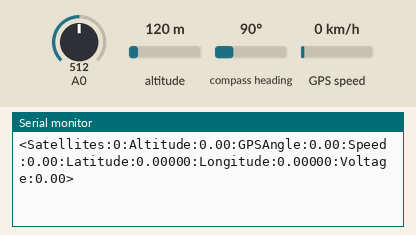
A sketch run on a simulated Arduino Uno, built with avr-gcc and run on an emulated ATmega328P. Shown: the last lines printed to the serial monitor. The test bench sets the inputs (shaded band); at power-on: altitude 120 m, A0 = 512, compass heading 90°, GPS speed 0 km/h. The GPS gets a fix after 3 s at 37.7749, -122.4194 with 8 satellites.

Above: at 2.2 s.
2.3 s: altitude set to 20 m
At 3.5 s:
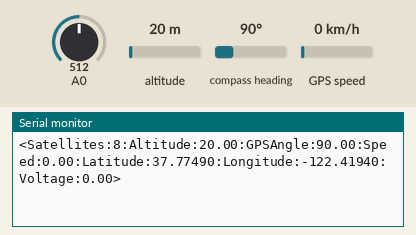
3.8 s: A0 set to 716
At 4.8 s:
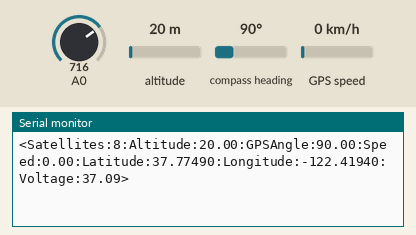
5.3 s: compass heading set to 7°
At 6.5 s:
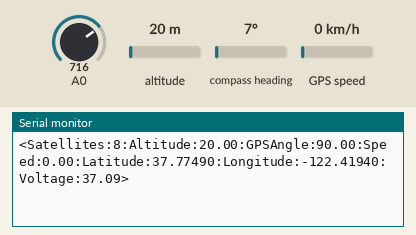
6.8 s: GPS speed set to 2 km/h
At 8.2 s:
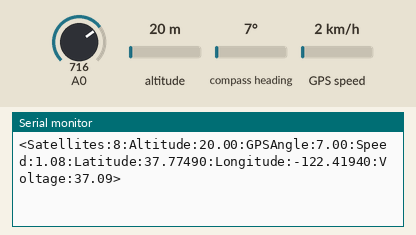
8.3 s: A0 set to 992
At 9.6 s:
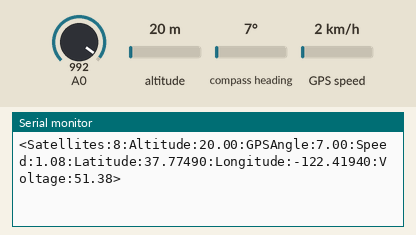
Timing chart, 0 to 10.8 s (numbered marks = the images above; inputs shaded):
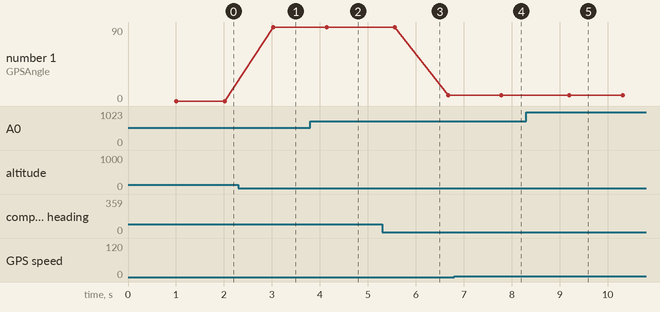

The sketch:

SerialCommunicationBaseStation.ino
```cpp
// SerialCommunicationBaseStation.ino

// This class handles the NMEA sentences from the GPS, reads the voltage
// of the batteries, builds a string of all the data and sends it as a
// byte array over serial.

#include <Adafruit_GPS.h> // Adafruit GPS library
#include <SoftwareSerial.h> // Software serial library

SoftwareSerial mySerial(3, 2); // GPS connection

//HardwareSerial mySerial = Serial1;

Adafruit_GPS GPS(&mySerial);

#define GPSECHO false
#define NUM_SAMPLES 10

int sum = 0;                    // sum of samples taken
unsigned char sample_count = 0; // current sample number
float voltage = 0.0;            // calculated voltage
float calibratedVoltage = 0.0;

boolean usingInterrupt = false;
void useInterrupt(boolean); // Func prototype keeps Arduino 0023 happy
String data[14];


void setup()
{

  Serial.begin(115200);
  Serial.println("<GPS:0>");

  GPS.begin(9600);

  GPS.sendCommand(PMTK_SET_NMEA_OUTPUT_RMCGGA);

  // Set the update rate
  GPS.sendCommand(PMTK_SET_NMEA_UPDATE_1HZ);   // 1 Hz update rate
  GPS.sendCommand(PGCMD_ANTENNA);

  useInterrupt(true);

  delay(1000);
  mySerial.println(PMTK_Q_RELEASE);
}


SIGNAL(TIMER0_COMPA_vect) {
  char c = GPS.read();

#ifdef UDR0
  if (GPSECHO)
    if (c) UDR0 = c;
#endif
}

void useInterrupt(boolean v) {
  if (v) {

    OCR0A = 0xAF;
    TIMSK0 |= _BV(OCIE0A);
    usingInterrupt = true;
  } else {
    TIMSK0 &= ~_BV(OCIE0A);
    usingInterrupt = false;
  }
}

// Collects all data to one string.
void sendDataOverSerial(String data[14])
{
  String dataString = "";
  dataString = String("<");


  for (byte i = 0; i < 14; i++)
  {
    dataString = String(dataString + data[i]);
    if (i < 14 - 1)
    {
      dataString = String(dataString + ":");
    }
  }
  dataString = String(dataString + ">");
  Serial.println(dataString);
  delay(1000);
}


// places data value to correct key.
void setToByteArray()
{
  data[0] = "Satellites";
  data[1] = String(GPS.satellites);
  data[2] = "Altitude";
  data[3] = String(GPS.altitude);
  data[4] = "GPSAngle";
  data[5] = String(GPS.angle);
  data[6] = "Speed";
  data[7] = String(GPS.speed);
  data[8] = "Latitude";
  data[9] = String(GPS.latitudeDegrees , 5);
  data[10] = "Longitude";
  data[11] = String(GPS.longitudeDegrees, 5);
  data[12] = "Voltage";
  data[13] = String(calibratedVoltage);
}

uint32_t timer = millis();
void loop()                     // run over and over again
{
  if (! usingInterrupt)
  {
    char c = GPS.read();
    if (GPSECHO)
      if (c) Serial.print(c);
  }
  if (GPS.newNMEAreceived())
  {
    if (!GPS.parse(GPS.lastNMEA()))
      return;
  }
  if (timer > millis())  timer = millis();

  if (millis() - timer > 100)
  {
    timer = millis(); // reset the timer
    setToByteArray(); // Set data to key
    sendDataOverSerial(data); // Send data over serial.
  }

  if (GPS.latitudeDegrees > 0)
  {
    // take a number of analog samples and add them up
    while (sample_count < NUM_SAMPLES) {
      sum += analogRead(A0);
      sample_count++;
      delay(10);
    }
    // calculate the voltage
    // use 5.0 for a 5.0V ADC reference voltage
    // 5.015V is the calibrated reference voltage
    voltage = ((float)sum / (float)NUM_SAMPLES * 4.6) / 1024.0;
    calibratedVoltage = voltage * (11.53);
    // send voltage for display on Serial Monitor
    // voltage multiplied by 11 when using voltage divider that
    // divides by 11. 11.132 is the calibrated voltage divide
    // value
    // Serial.print(voltage * 11.132);
    // Serial.println (" V");
    sample_count = 0;
    sum = 0;
    if (voltage < 25)
    {
      voltage == 0;
    }
  }
}
```

Measured:
- after the input at 2.3 s, the serial monitor: prints a new line after 0.73 s (image 1)
- after the input at 3.8 s, the serial monitor: prints a new line after 0.34 s (image 2)
- after the input at 6.8 s, the serial monitor: prints a new line after 0.99 s (image 4)
- after the input at 8.3 s, the serial monitor: prints a new line after 0.90 s (image 5)
- plotted number 1: 90 → 7 after the input at 5.3 s
